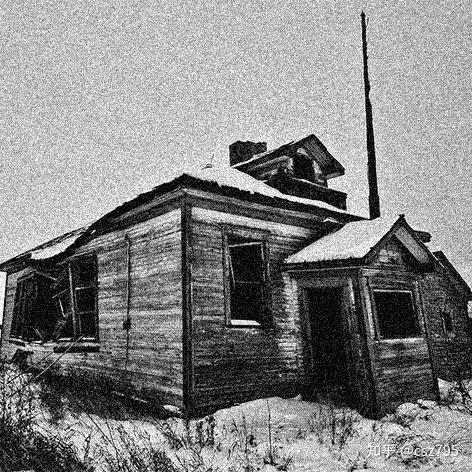
#> input picture test/test_pic/gs_noise.jpg, 472 x 472 px
$ python session4.py
#> lines starting #> are read from the running program, lines starting #| are printed output that depends on the picture
# -*- coding: utf-8 -*-
# @Time    : 2023/11/21 20:46
# @Author  : Mean
# @File    : session4.py
# @Description: 三种滤波对比
import cv2


def bi_demo(image):  # 高斯双边滤波
    dst = cv2.bilateralFilter(src=image, d=0, sigmaColor=100, sigmaSpace=15)
    cv2.namedWindow('bi_demo', 0)
    cv2.imshow("bi_demo", dst)


def median_blur_demo(image):  # 中值滤波
    dst = cv2.medianBlur(image, 3)
    cv2.namedWindow('median_blur image', 0)
    cv2.imshow("median_blur image", dst)


def blur_demo(image):  # 均值滤波
    dst = cv2.blur(image, (3, 3))
    cv2.namedWindow('blur image', 0)
    cv2.imshow("blur image", dst)


src = cv2.imread('../test/test_pic/gs_noise.jpg', 0)
#> src: shape (472, 472); min 0, max 255, mean 133
# bi_demo(src)
blur_demo(src)
#> in blur_demo, `dst = cv2.blur(image, (3, 3))`:
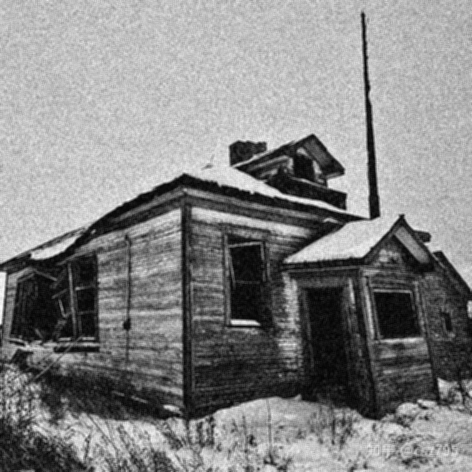
#> dst: shape (472, 472); min 2, max 251, mean 133
median_blur_demo(src)
# cv2.namedWindow('src', 0)
# cv2.imshow('src', src)
cv2.waitKey(0)

$ run again, with test/test_pic/macaw.jpg copied over test/test_pic/gs_noise.jpg
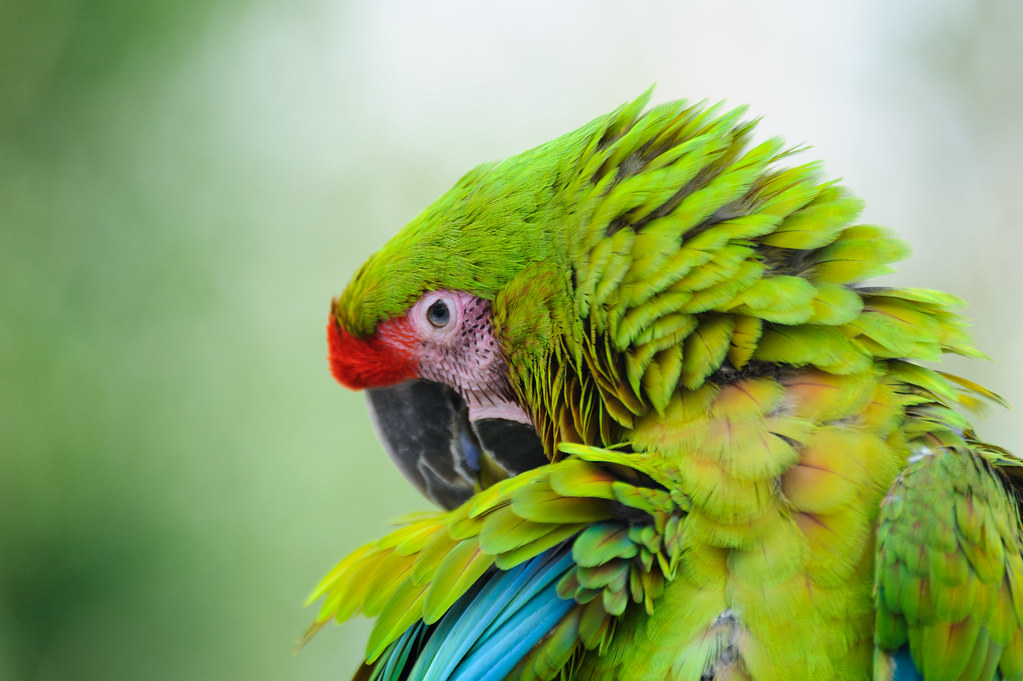
#> input picture test/test_pic/macaw.jpg, 1023 x 681 px
#> `src = cv2.imread('../test/test_pic/gs_noise.jpg', 0)`:
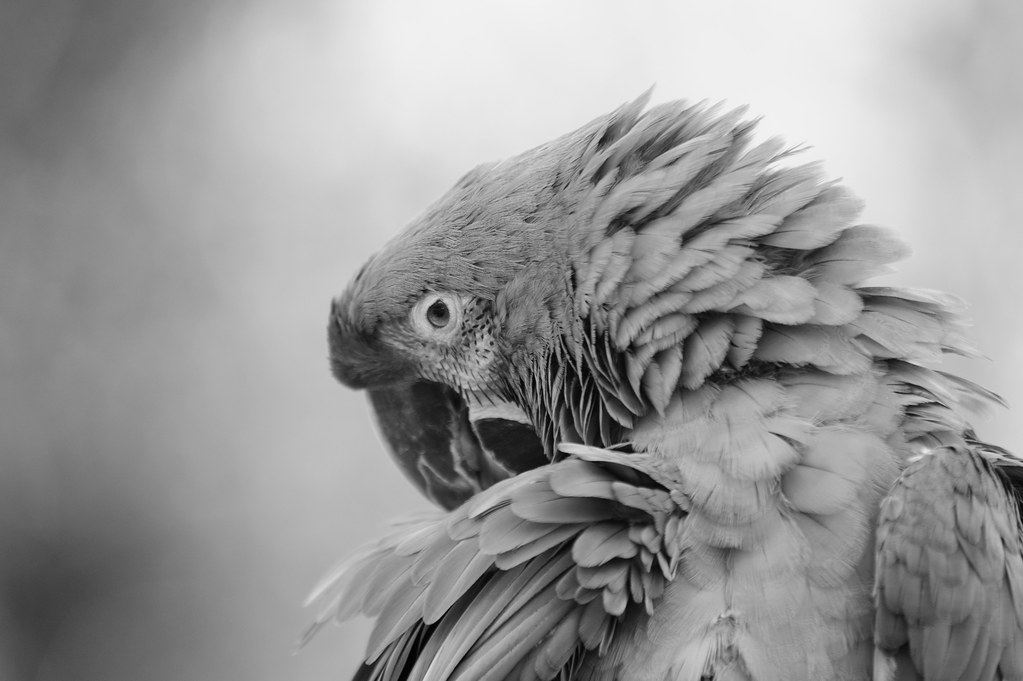
#> src: shape (681, 1023); min 0, max 248, mean 152

$ run again, with test/test_pic/road.jpg copied over test/test_pic/gs_noise.jpg
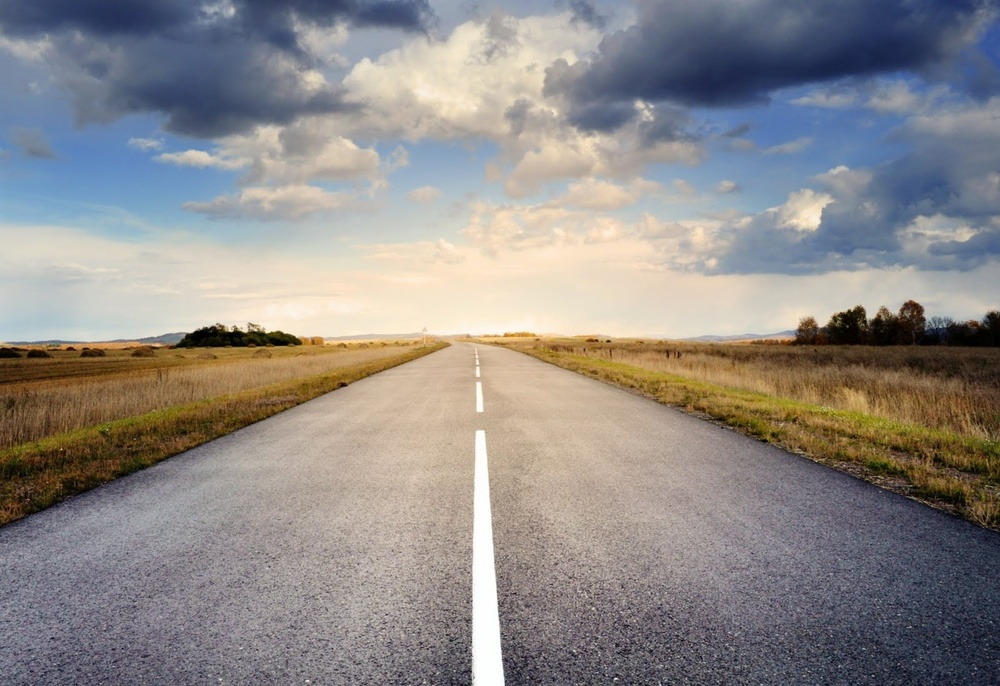
#> input picture test/test_pic/road.jpg, 1000 x 686 px, shrunk from 1600 x 1098 before the run
#> `src = cv2.imread('../test/test_pic/gs_noise.jpg', 0)`:
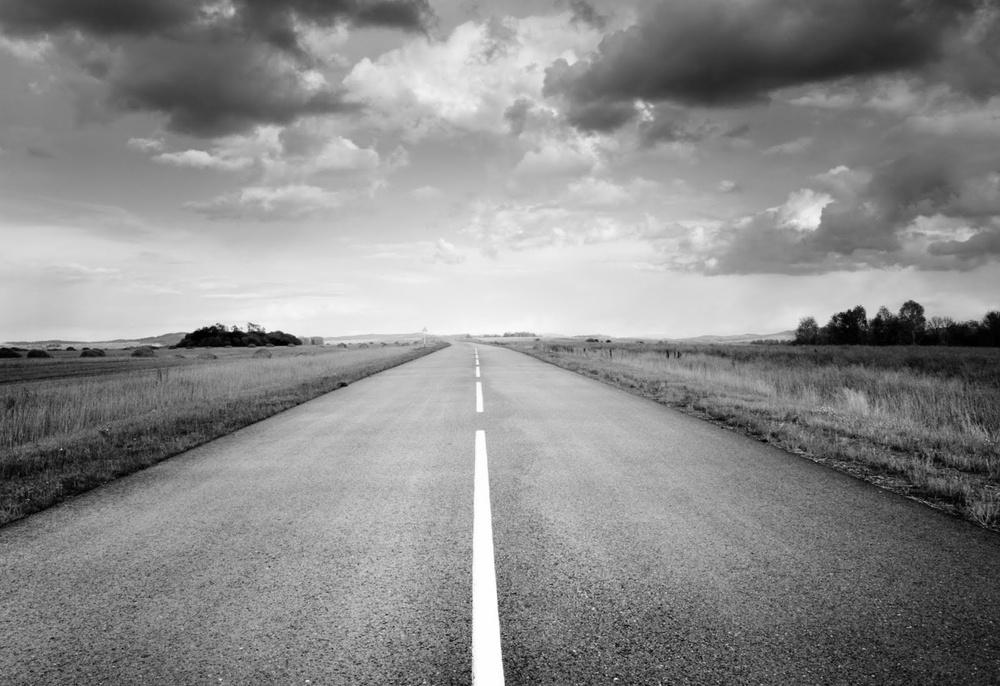
#> src: shape (686, 1000); min 0, max 255, mean 139.1
